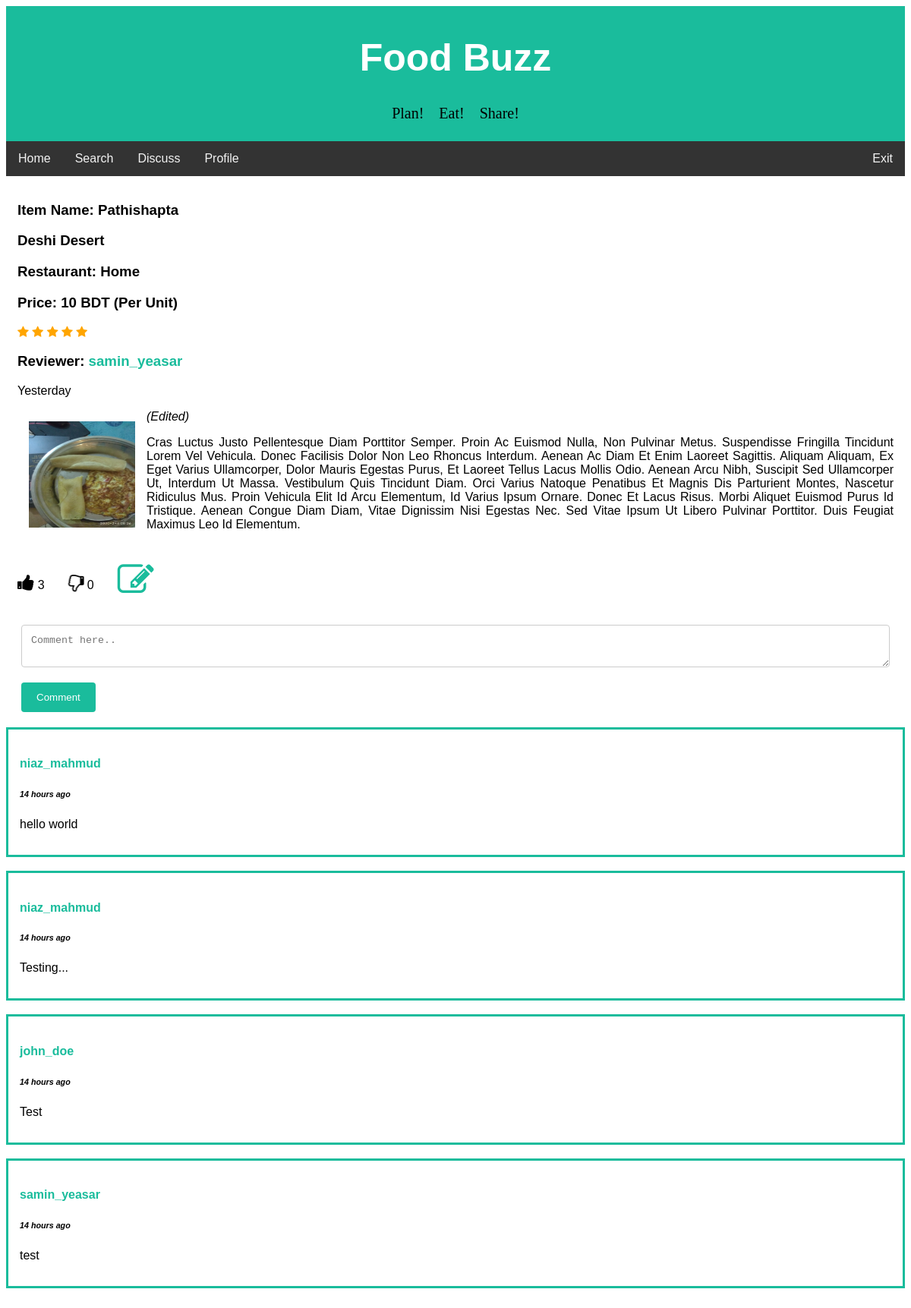
Page /foodbuzz/full_review.php?review_id=13 (signed in) on the committed database.
### tables this page shows
CREATE TABLE `review` (
  `review_id` int(20) NOT NULL,
  `user_id` int(11) NOT NULL,
  `item_name` varchar(50) NOT NULL,
  `restaurant` varchar(50) NOT NULL,
  `district` varchar(50) NOT NULL,
  `rating` int(3) NOT NULL,
  `price` int(10) NOT NULL,
  `meal_type` varchar(20) NOT NULL,
  `cuisine` varchar(20) NOT NULL,
  `description` text NOT NULL,
  `upvote` int(100) NOT NULL,
  `downvote` int(100) NOT NULL,
  `edit_count` int(5) NOT NULL,
  `review_time` datetime DEFAULT NULL,
  `img_url` text NOT NULL
);

CREATE TABLE `users` (
  `id` int(11) NOT NULL,
  `first_name` varchar(25) NOT NULL,
  `last_name` varchar(25) NOT NULL,
  `username` varchar(50) NOT NULL,
  `email` varchar(100) NOT NULL,
  `password` varchar(256) NOT NULL,
  `signup_date` date NOT NULL,
  `profile_pic` varchar(156) NOT NULL,
  `district` varchar(100) NOT NULL,
  `list_count` int(11) NOT NULL
);

CREATE TABLE `comments` (
  `comment_id` int(50) NOT NULL,
  `parent_id` int(20) NOT NULL,
  `review_id` int(20) NOT NULL,
  `profile_id` int(11) NOT NULL,
  `comment_time` datetime NOT NULL,
  `comment_text` text NOT NULL
);

### foodbuzz/handlers/full_review_handler.php (called while the page is built, shortened)
<?php
require 'config/config.php';
if(isset($_SESSION['username'])){
    $userLoggedIn = $_SESSION['username'];
    $user_details_query = mysqli_query($con, "SELECT * FROM users WHERE username='$userLoggedIn'");
    $user = mysqli_fetch_array($user_details_query);
}
else {
    header("Location: index.php");
}
$user_id = $user['id'];
function getLikes($id)
{
    global $con;
    $sql = "SELECT COUNT(*) FROM rating_info
            WHERE post_id = $id AND rating_action='like'";
    $rs = mysqli_query($con, $sql);
    $result = mysqli_fetch_array($rs);
    return $result[0];
}
function getDislikes($id)
{
    global $con;
    $sql = "SELECT COUNT(*) FROM rating_info
            WHERE post_id = $id AND rating_action='dislike'";
    $rs = mysqli_query($con, $sql);
    $result = mysqli_fetch_array($rs);
    return $result[0];
}
function userLiked($post_id)
{
  global $con;
  global $user_id;
  $sql = "SELECT * FROM rating_info WHERE user_id=$user_id
  		  AND post_id=$post_id AND rating_action='like'";
  $result = mysqli_query($con, $sql);
  if (mysqli_num_rows($result) > 0) {
  	return true;
  }
  else{
  	return false;
  }
}
function userDisliked($post_id)
{
  global $con;
  global $user_id;
  $sql = "SELECT * FROM rating_info WHERE user_id=$user_id
  		  AND post_id=$post_id AND rating_action='dislike'";
  $result = mysqli_query($con, $sql);
  if (mysqli_num_rows($result) > 0) {
  	return true;
  }
  else{
  	return false;
  }
}
$review_id = $_GET['review_id'];
$review_details_query = mysqli_query($con, "SELECT * FROM review WHERE review_id='$review_id'");
$review_row = mysqli_fetch_array($review_details_query);
$profile_id = $review_row['user_id'];
$profile_details_query = mysqli_query($con, "SELECT * FROM users WHERE id='$profile_id'");
$profile_row = mysqli_fetch_array($profile_details_query);
?>

### foodbuzz/config/config.php (called while the page is built, shortened)
<?php
function yeasarTimeMessage($post_time) {
    $date_time_now = date("Y-m-d H:i:s");
    $start_date= new DateTime($post_time);
    $end_date = new DateTime($date_time_now);
    $interval = $start_date->diff($end_date);
    if($interval->y >= 1) {
        if($interval == 1)
            $time_message = $interval->y." year ago";
        else
            $time_message = $interval->y." years ago";
    }
    elseif($interval->d >= 1) {
        if($interval->d == 1) {
            $time_message = "Yesterday";
        }
        else {
            $time_message = $interval->d. " days ago";
        }
    }
    elseif($interval->h >= 1) {
        if($interval->h == 1) {
            $time_message = $interval->h." hour ago";
        }
        else {
            $time_message = $interval->h." hours ago";
        }
    }
    return $time_message;
}
?>

### foodbuzz/full_review.php (the view, shortened to what this page needs)
<?php
require 'handlers/full_review_handler.php';
?>
<!DOCTYPE html>
<html>
<head>
<link rel="stylesheet" href="https://cdnjs.cloudflare.com/ajax/libs/font-awesome/4.7.0/css/font-awesome.min.css">
<link rel="stylesheet" href="css/fullreview.css">
</head>
<body>
<div class="header">
  <h1>Food Buzz</h1>
  <pre style= "font-family:verdana; font-size: 20px;">Plan!    Eat!    Share!</pre>
</div>
<div class="topnav" id="navbar">
  <a href="home.php">Home</a>
  <a href="search.php">Search</a>
  <a href="discuss.php">Discuss</a>
  <a href="profile.php?profileId=<?php echo$user['id']; ?>">Profile</a>
  <a href="handlers/logout.php" style="float:right">Exit</a>
</div>
<div class="div_home clearfix" style="text-transform:capitalize">
    <h3>Item name: <?php echo $review_row['item_name'] ?></h3>
    <h3> <?php echo $review_row['cuisine']." ".$review_row['meal_type'] ?></h3>
    <h3>Restaurant: <?php echo $review_row['restaurant'] ?></h3>
    <h3>Price: <?php echo $review_row['price'] ?> BDT (per unit)</h3>
    <?php $star_value = $review_row['rating']; ?>
    <span class="fa fa-star <?php if($star_value >= 1) echo "checked"; ?>"></span>
    <span class="fa fa-star <?php if($star_value >= 2) echo "checked"; ?>"></span>
    <span class="fa fa-star <?php if($star_value >= 3) echo "checked"; ?>"></span>
    <span class="fa fa-star <?php if($star_value >= 3) echo "checked"; ?>"></span>
    <span class="fa fa-star <?php if($star_value >= 5) echo "checked"; ?>"></span>
    <h3 style="text-transform:none;">Reviewer: <a href="profile.php?profileId=<?php echo $profile_row['id']; ?>"> <?php echo $profile_row['username']; ?> </a>  </h3>
    <p><?php echo yeasarTimeMessage($review_row['review_time']); ?></p>
    <a href="uploads/<?php echo $review_row['img_url']?>"><img class="img_home" src="uploads/<?php echo $review_row['img_url']?>" width="170" height="170"></a>
    <?php if($review_row['edit_count'] != 0) {?>
      <p style="font-style:italic">(Edited)</p>
    <?php } ?>
    <p style="text-align:justify;">
      <?php
        $reviewText = $review_row['description'];
        echo "$reviewText";
      ?>
    </p>
</div>
<div class="div_home clearfix">
  <div>
    <i
      <?php if(userLiked($review_row['review_id'])): ?>
        class="fa fa-thumbs-up like-btn"
      <?php else: ?>
        class="fa fa-thumbs-o-up like-btn"
      <?php endif ?>
    data-id="<?php echo $review_row['review_id'] ?>"></i>
    <span class="likes"><?php echo getLikes($review_row['review_id']); ?></span>
    <i
      <?php if(userDisliked($review_row['review_id'])): ?>
        class="fa fa-thumbs-down dislike-btn"
      <?php else: ?>
        class="fa fa-thumbs-o-down dislike-btn"
      <?php endif ?>
    data-id="<?php echo $review_row['review_id'] ?>"></i>
    <span class="dislikes"><?php echo getDislikes($review_row['review_id']);?></span>
    <?php if ($review_row['user_id'] == $user_id) { ?>
    <a href="edit_review.php?review_id=<?php echo $review_id ?>"><i class='fa fa-edit fa-lg'></i></a>
    <?php } ?>
    </div>
</div>
<div class="container">
  <form action="full_review.php?review_id=<?php echo $review_row['review_id'];?>" method="POST">
    <textarea id="comment_text" name="comment_text" placeholder="Comment here.." rows="2" ></textarea>
    <input type="submit" name="comment" value="Comment">
  </form>
</div>
<?php
$comments_query = mysqli_query($con, "SELECT * FROM comments WHERE review_id='$review_id' ORDER BY comment_id DESC");
while($comment_row = mysqli_fetch_array($comments_query)) {
  $commenter_id = $comment_row['profile_id'];
  $commenter_query = mysqli_query($con, "SELECT username FROM users WHERE id='$commenter_id'");
  $commenter_row = mysqli_fetch_array($commenter_query);
?>
<div class="div_comment">
<h4 style="text-transform:none;"><a href="profile.php?profileId=<?php echo $commenter_id; ?>"> <?php echo $commenter_row['username']; ?> </a>  </h4>
<h6 style="font-style:italic;"><?php echo yeasarTimeMessage($comment_row['comment_time']); ?></h6>
<p><?php echo $comment_row['comment_text']; ?></p>
</div>
<?php
}
?>
</body>
</html>

### foodbuzz/css/fullreview.css (style rules this page uses)
body { font-family: Arial, Helvetica, sans-serif; }
* { box-sizing: border-box; }
input[type=text], input[type=number], input[type=file], select, textarea { width: 100%; padding: 12px; border: 1px solid #ccc; border-radius: 4px; box-sizing: border-box; margin-top: 6px; margin-bottom: 16px; resize: vertical; }
input[type=submit] { background-color: #1abc9c; color: white; padding: 12px 20px; border: none; border-radius: 4px; cursor: pointer; }
.checked { color: orange; }
a:link,:visited { text-decoration: none; color:#1abc9c; }
.div_home { background-color: white; padding: 15px; }
.img_home { float: left; padding: 15px; }
.clearfix { overflow: auto; }
.fa-thumbs-down, .fa-thumbs-o-down, .fa-thumbs-up, .fa-thumbs-o-up { font-size: 1.5em; }
.fa-thumbs-down, .fa-thumbs-o-down { transform:rotateY(180deg); }
.fa-edit { font-size: 3em; }
.container { border-radius: 5px; background-color: #ffff; padding: 20px; }
.header { padding: 5px; text-align: center; background: #1abc9c; }
.header h1 { font-size: 50px; color: white; }
.topnav { overflow: hidden; background-color: #333; }
.topnav a { float: left; display: block; color: #f2f2f2; text-align: center; padding: 14px 16px; text-decoration: none; }
.div_comment { background-color: white; border: 3px solid #1abc9c; padding: 15px; }

### rows in the picture
review: item_name "Pathishapta", cuisine "Deshi", meal_type "Desert", restaurant "Home", price "10", yeasarTimeMessage($review_row['review_time']) "Yesterday", img_url (picture), description "Cras Luctus Justo Pellentesque Diam Porttitor Semper. Proin Ac Euismod Nulla, Non Pulvinar Metus. Suspendisse Fringilla Tincidunt Lorem Vel Vehicula. Donec Facilisis Dolor Non Leo Rhoncus Interdum. Aenean Ac Diam Et Enim Laoreet Sagittis. Aliquam Aliquam, Ex Eget Varius Ullamcorper, Dolor Mauris Egestas Purus, Et Laoreet Tellus Lacus Mollis Odio. Aenean Arcu Nibh, Suscipit Sed Ullamcorper Ut, Interdum Ut Massa. Vestibulum Quis Tincidunt Diam. Orci Varius Natoque Penatibus Et Magnis Dis Parturient Montes, Nascetur Ridiculus Mus. Proin Vehicula Elit Id Arcu Elementum, Id Varius Ipsum Ornare. Donec Et Lacus Risus. Morbi Aliquet Euismod Purus Id Tristique. Aenean Congue Diam Diam, Vitae…"
users: username "samin_yeasar"
comments: users.username "niaz_mahmud", comment_time "14 hours ago", comment_text "hello world"
comments: users.username "niaz_mahmud", comment_time "14 hours ago", comment_text "Testing..."
comments: users.username "john_doe", comment_time "14 hours ago", comment_text "Test"
comments: users.username "samin_yeasar", comment_time "14 hours ago", comment_text "test"

### other values in the picture
getLikes($review_row['review_id']) "3"
getDislikes($review_row['review_id']) "0"
